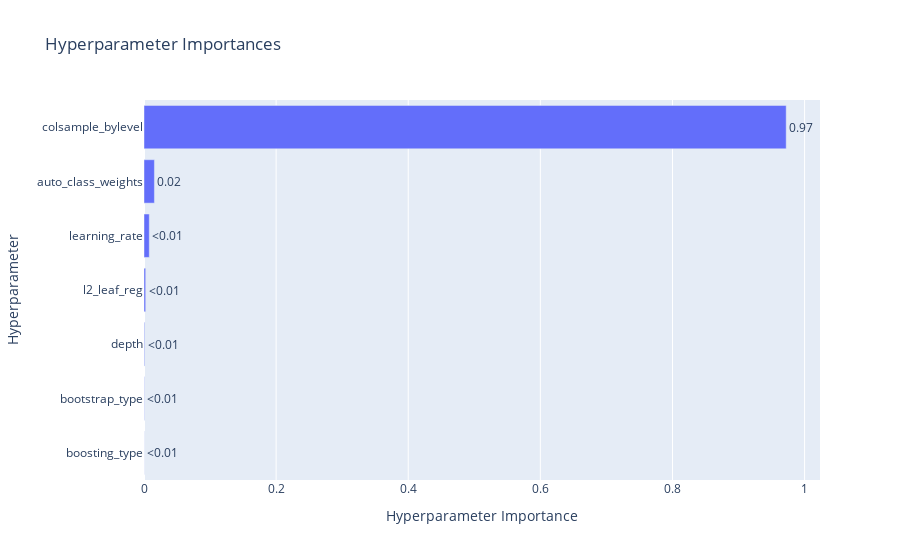

Notebook cell for this chart:
### Code cell
# feature importances
optuna.visualization.plot_param_importances(study)

### Figure 1 — Plotly figure (JSON) as saved in the notebook; plotly's stock layout.template omitted (floating-point values rounded to 4 significant figures)
{"data": [{"cliponaxis": false, "hovertemplate": ["boosting_type (CategoricalDistribution): 0.00014984287748650912<extra></extra>", "bootstrap_type (CategoricalDistribution): 0.00044052269343996094<extra></extra>", "depth (IntDistribution): 0.0009254518744556058<extra></extra>", "l2_leaf_reg (IntDistribution): 0.0025477301555001065<extra></extra>", "learning_rate (FloatDistribution): 0.008005123896653572<extra></extra>", "auto_class_weights (CategoricalDistribution): 0.015768012801788942<extra></extra>", "colsample_bylevel (FloatDistribution): 0.9721633157006754<extra></extra>"], "name": "Objective Value", "orientation": "h", "text": ["<0.01", "<0.01", "<0.01", "<0.01", "<0.01", "0.02", "0.97"], "textposition": "outside", "type": "bar", "x": [0.0001498, 0.0004405, 0.0009255, 0.002548, 0.008005, 0.01577, 0.9722], "y": ["boosting_type", "bootstrap_type", "depth", "l2_leaf_reg", "learning_rate", "auto_class_weights", "colsample_bylevel"]}], "layout": {"title": {"text": "Hyperparameter Importances"}, "xaxis": {"title": {"text": "Hyperparameter Importance"}}, "yaxis": {"title": {"text": "Hyperparameter"}}}}
